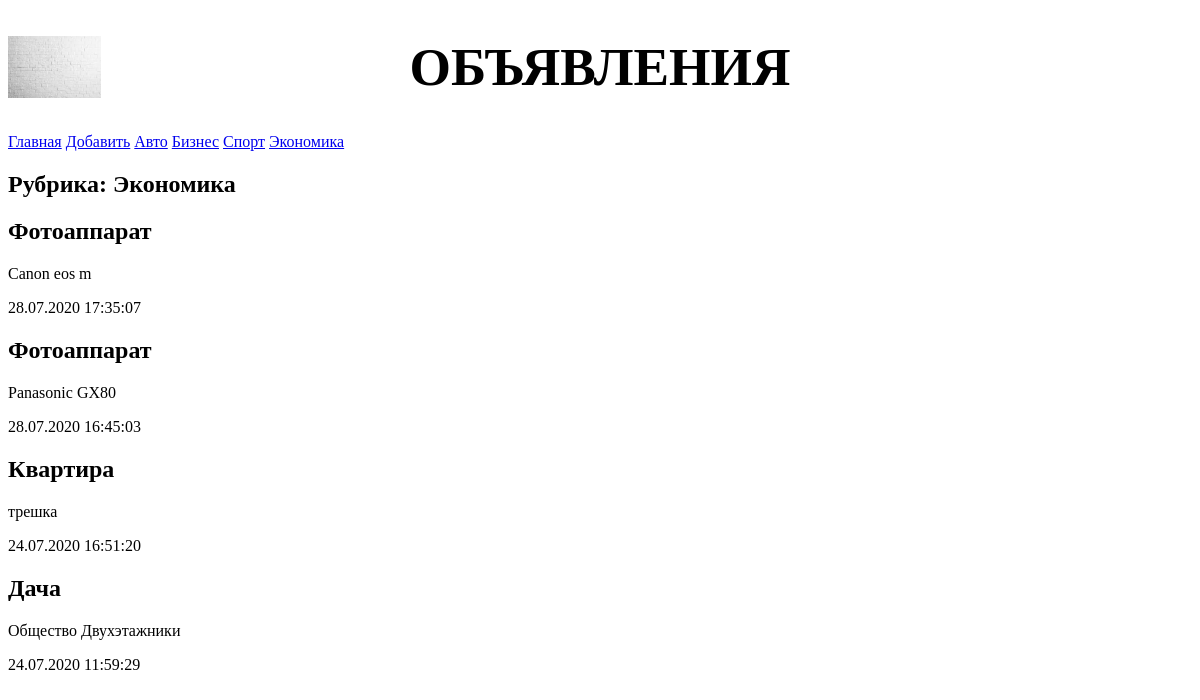
Before: /bboard/4/ with the older database file.
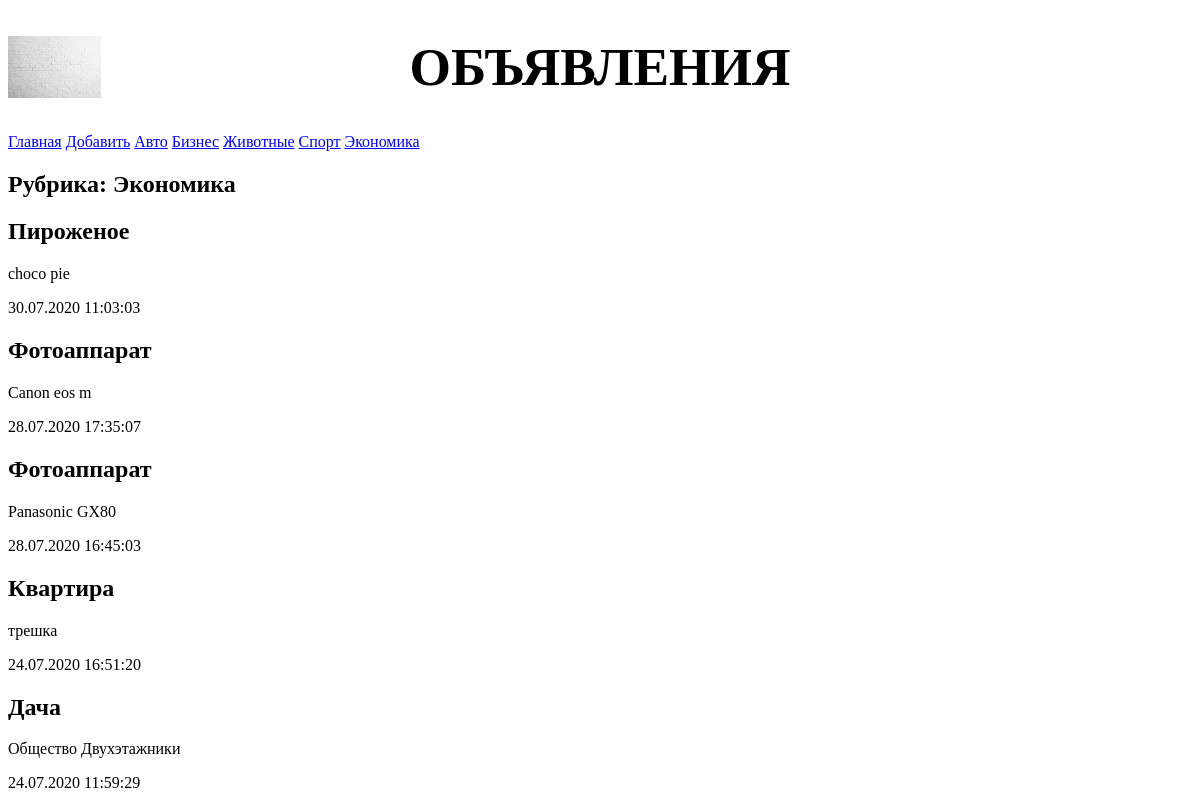
After: the same page with the newer database file.
### bboard/models.py (models this page shows, shortened)
class Rubric(models.Model):
    name = models.CharField(max_length=20, db_index=True, verbose_name='Название')
    visible = models.BooleanField(default=False)
    class Meta:
        verbose_name_plural = 'Рубрики'
        verbose_name = 'Рубрика'
        ordering = ['name']

class Bb(models.Model):
    title = models.CharField(max_length=50, verbose_name='Товар')
    content = models.TextField(null=True, blank=True, verbose_name='Описание')
    price = models.FloatField(null=True, blank=True, verbose_name='Цена')
    published = models.DateTimeField(auto_now_add=True, db_index=True, verbose_name='Опубликовано')
    rubric = models.ForeignKey('Rubric', null=True, on_delete=models.PROTECT, verbose_name='Рубрика',
                               limit_choices_to={'visible': True})
    class Meta:
        verbose_name_plural = 'Объявления'
        verbose_name = 'Объявление'
        ordering = ['-published']

### bboard/views.py (the view)
# urls.py: path('<int:rubric_id>/', by_rubric, name='by_rubric'),
def by_rubric(request, rubric_id):
    bbs = Bb.objects.filter(rubric=rubric_id)
    rubrics = Rubric.objects.all()
    current_rubric = Rubric.objects.get(pk=rubric_id)
    context = {'bbs':bbs, 'rubrics':rubrics, 'current_rubric':current_rubric}
    return render(request, 'bboard/by_rubric.html', context)

### bboard/templates/bboard/by_rubric.html (shortened to what this page needs)
{% extends 'layout/basic.html' %}
{% block content %}
<h2>Рубрика: {{current_rubric.name}}</h2>
    {% for bb in bbs %}
    <div>
        <h2> {{ bb.title }} </h2>
        <p> {{ bb.content }}</p>
        <p> {{ bb.published|date:"d.m.Y H:i:s" }}</p>
    </div>
    {% endfor %}
{% endblock %}

### bboard/templates/layout/basic.html (shortened to what this page needs)
{% load static %}
<!doctype html>
<html>
    <head>
        <link rel="stylesheet" type="text/css"
        href="{% static 'bboard/style.css' %}">
    </head>
    <body>
        <header>
            <h1>Объявления</h1>
        </header>
        <nav>
            <a href="{% url 'index' %}">Главная</a>
            <a href="{% url 'add' %}">Добавить</a>
            {% for rubric in rubrics %}
                <a href="{% url 'by_rubric' rubric.pk %}">{{ rubric.name }}</a>
            {% endfor %}
        </nav>
        <section>
            {% block content %}
            {% endblock %}
        </section>
    </body>
</html>

Changed rows visible on the page:
added Rubric: name "Животные"
added Bb: title "Пироженое", content "choco pie", published "30.07.2020 11:03:03"
